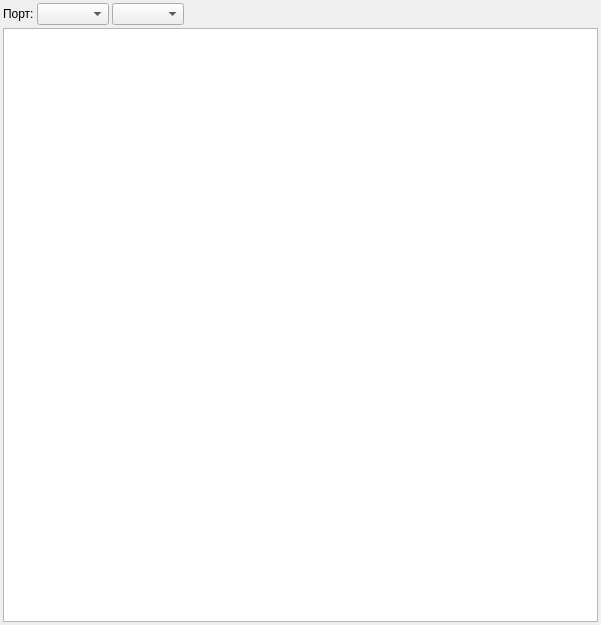
<?xml version="1.0" encoding="UTF-8"?>
<ui version="4.0">
 <class>MainWindow</class>
 <widget class="QMainWindow" name="MainWindow">
  <property name="geometry">
   <rect>
    <x>0</x>
    <y>0</y>
    <width>601</width>
    <height>625</height>
   </rect>
  </property>
  <property name="windowTitle">
   <string>MainWindow</string>
  </property>
  <widget class="QWidget" name="centralwidget">
   <layout class="QVBoxLayout" name="verticalLayout">
    <property name="spacing">
     <number>3</number>
    </property>
    <property name="margin">
     <number>3</number>
    </property>
    <item>
     <layout class="QHBoxLayout" name="horizontalLayout">
      <item>
       <widget class="QLabel" name="label_3">
        <property name="text">
         <string>Порт:</string>
        </property>
       </widget>
      </item>
      <item>
       <widget class="QComboBox" name="cb_portname"/>
      </item>
      <item>
       <widget class="QComboBox" name="cb_portspeed"/>
      </item>
      <item>
       <spacer name="horizontalSpacer">
        <property name="orientation">
         <enum>Qt::Horizontal</enum>
        </property>
        <property name="sizeHint" stdset="0">
         <size>
          <width>40</width>
          <height>20</height>
         </size>
        </property>
       </spacer>
      </item>
     </layout>
    </item>
    <item>
     <widget class="QPlainTextEdit" name="te"/>
    </item>
   </layout>
  </widget>
 </widget>
 <tabstops>
  <tabstop>te</tabstop>
  <tabstop>cb_portname</tabstop>
  <tabstop>cb_portspeed</tabstop>
 </tabstops>
 <resources/>
 <connections/>
</ui>
